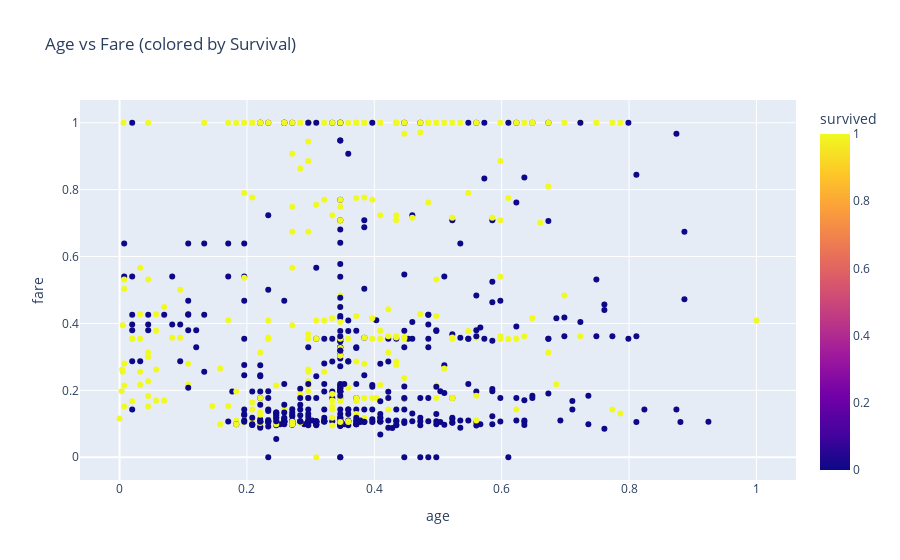

Source (notebook cell):
### Code cell
fig = px.scatter(titanic, x='age', y='fare', color='survived',
                 title='Age vs Fare (colored by Survival)',
                 hover_data=['sex', 'pclass'])
fig.show()

### Figure 1 — Plotly figure (JSON) as saved in the notebook; plotly's stock layout.template omitted (floating-point values rounded to 4 significant figures; data arrays with more than 128 entries replaced by an {"elided": "..."} marker saying what was removed)
{"data": [{"customdata": {"elided": "775x2 int values"}, "hovertemplate": "age=%{x}<br>fare=%{y}<br>sex=%{customdata[0]}<br>pclass=%{customdata[1]}<br>survived=%{marker.color}<extra></extra>", "legendgroup": "", "marker": {"color": {"elided": "775 int values"}, "coloraxis": "coloraxis", "symbol": "circle"}, "mode": "markers", "name": "", "orientation": "v", "showlegend": false, "type": "scatter", "x": {"elided": "775 float values"}, "xaxis": "x", "y": {"elided": "775 float values"}, "yaxis": "y"}], "layout": {"coloraxis": {"colorbar": {"title": {"text": "survived"}}, "colorscale": [[0, "#0d0887"], [0.1111, "#46039f"], [0.2222, "#7201a8"], [0.3333, "#9c179e"], [0.4444, "#bd3786"], [0.5556, "#d8576b"], [0.6667, "#ed7953"], [0.7778, "#fb9f3a"], [0.8889, "#fdca26"], [1, "#f0f921"]]}, "legend": {"tracegroupgap": 0}, "title": {"text": "Age vs Fare (colored by Survival)"}, "xaxis": {"anchor": "y", "domain": [0, 1], "title": {"text": "age"}}, "yaxis": {"anchor": "x", "domain": [0, 1], "title": {"text": "fare"}}}}
